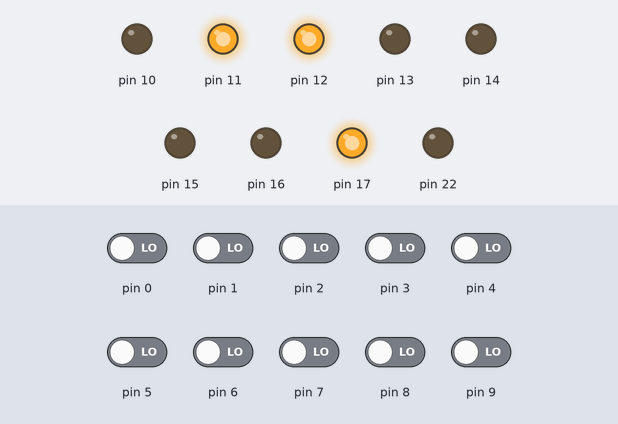
The sketch below on a simulated Arduino Uno, built with avr-gcc and run on an emulated ATmega328P. Parts: output pins drawn as LEDs (lit = HIGH). The test bench sets the inputs (shaded band); at power-on: pin 0–9 LOW.

Above: at 1.2 s.
1.3 s: pin 2 driven HIGH
At 2.1 s:
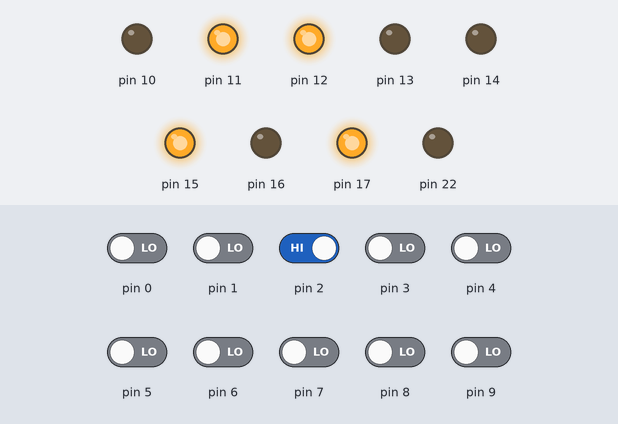
2.8 s: pin 3 driven HIGH
At 3.2 s:
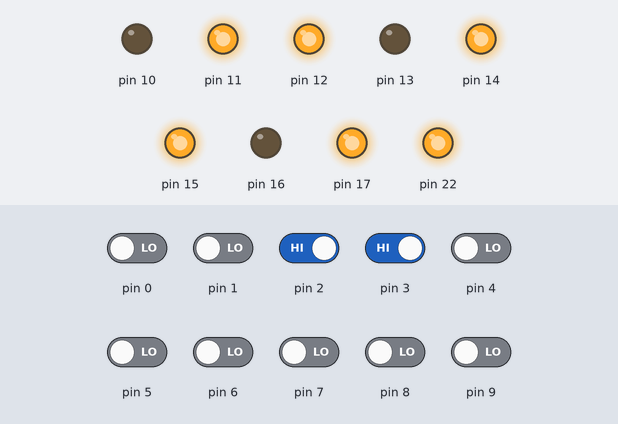
4.3 s: pin 4 driven HIGH
At 5.5 s:
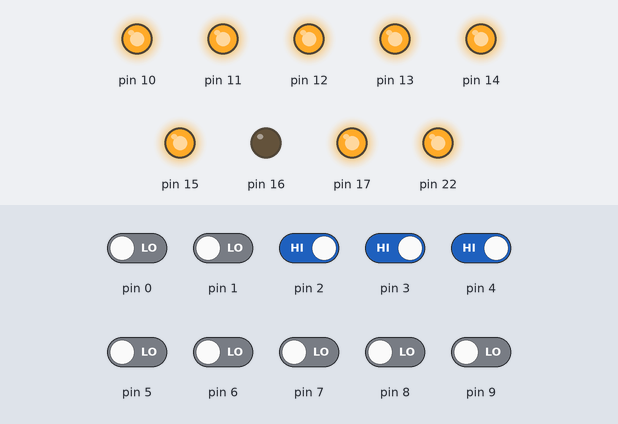
5.8 s: pin 5 driven HIGH
At 6.7 s:
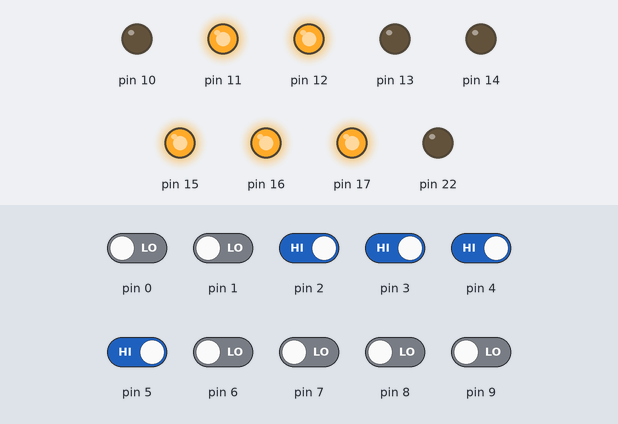
7.3 s: pin 8 driven HIGH
At 7.8 s:
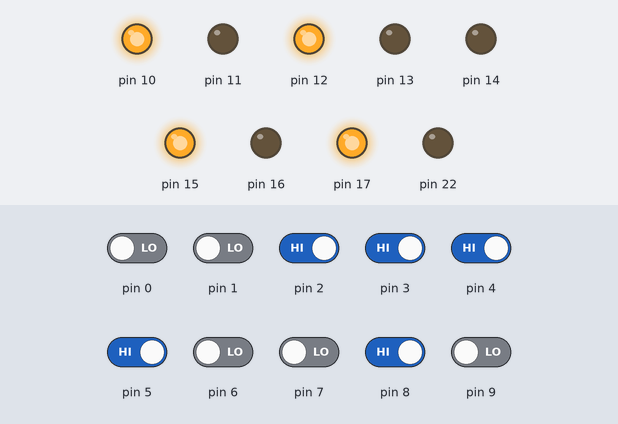
8.8 s: pin 7 driven HIGH
At 10.2 s:
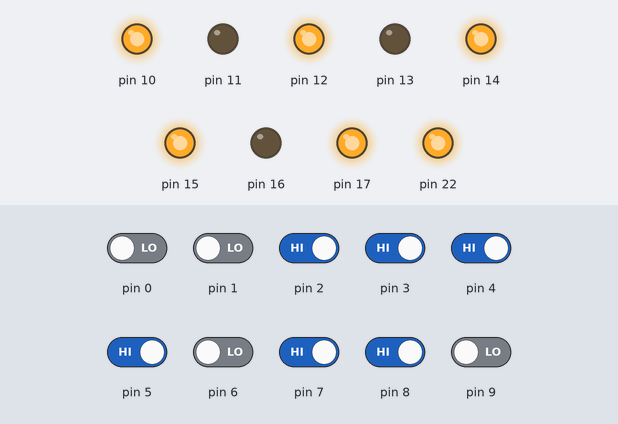
Timing chart, 0 to 11.3 s (numbered marks = the images above; inputs shaded):
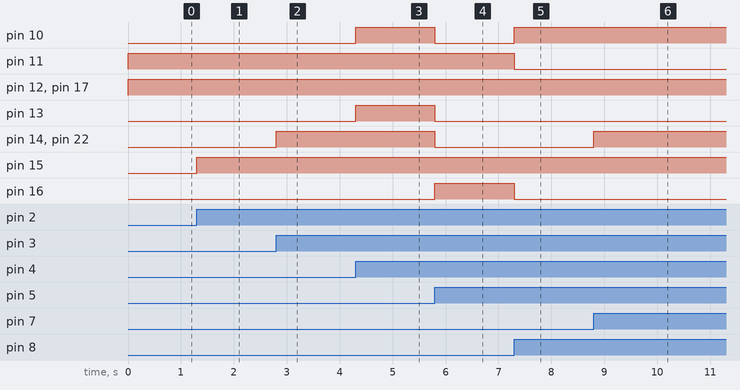

The sketch:

TD20_PROM_replacement_using_Atmel_AVR.ino
```cpp
// Replacement for the TD20A PROM.
// Circuit in use is an Atmel AVR Mega328, but can be adapted for any MCU with 16 free I/O lines.
// Written by Knut Baardsen September 2016 (knut@baso.no)
// Can be freely used and changed, but not for commercial usage!

byte data_in;
byte data_out;

// Data for 7.5 IPS (PINK color marking)
byte td20_75[256] = {
  0b10000110,0b10000110,0b10100110,0b11000101,0b10100110,0b10100010,0b10100001,0b11100001,
  0b10101110,0b10101010,0b10101001,0b11101001,0b10110110,0b10110010,0b10110001,0b11110001,
  0b11100101,0b10100101,0b11100110,0b10101101,0b10100111,0b10100001,0b10100001,0b10100001,
  0b10100111,0b10100001,0b10100001,0b10100001,0b10111111,0b10100101,0b10100101,0b10101101,
  0b10011110,0b11011111,0b10011110,0b11000101,0b10100110,0b11100011,0b10100001,0b11100001,
  0b10101110,0b11101011,0b10101001,0b11101001,0b10110110,0b11110011,0b10110001,0b11110001,
  0b11101101,0b10101101,0b01101111,0b10101110,0b10100111,0b10100001,0b10100001,0b10100001,
  0b10100111,0b10100001,0b10100001,0b10100001,0b11100110,0b10100101,0b11100110,0b10101101,
  0b10000110,0b10000110,0b10100110,0b11000101,0b10100110,0b10100010,0b10100001,0b11100001,
  0b10101110,0b10101010,0b10101001,0b11101001,0b10110110,0b10110010,0b10110001,0b11110001,
  0b11100101,0b10100101,0b11100110,0b10101101,0b10100111,0b10100001,0b10100001,0b10100001,
  0b10100111,0b10100001,0b10100001,0b10100001,0b10111111,0b10100101,0b10100101,0b10101101,
  0b10011110,0b11011111,0b10011110,0b11000101,0b10100110,0b11100011,0b10100001,0b11100001,
  0b10101110,0b11101011,0b10101001,0b11101001,0b10110110,0b11110011,0b10110001,0b11110001,
  0b11101101,0b10101101,0b01101111,0b10101110,0b10100111,0b10100001,0b10100001,0b10100001,
  0b10100111,0b10100001,0b10100001,0b10100001,0b11100110,0b10100101,0b11100110,0b10101101,
  0b10011110,0b10011110,0b10111110,0b11011101,0b10100010,0b10100010,0b10100001,0b11100001,
  0b10101010,0b10101010,0b10101001,0b11101001,0b10110010,0b10110010,0b10110001,0b11110001,
  0b11100101,0b10100101,0b11100110,0b10101101,0b10100011,0b10100001,0b10100001,0b10100001,
  0b10100011,0b10100001,0b10100001,0b10100001,0b10111111,0b10110101,0b10100101,0b10101101,
  0b10011110,0b11011111,0b10011101,0b11011101,0b10100010,0b11100011,0b10100001,0b11100001,
  0b10101010,0b11101011,0b10101001,0b11101001,0b10110010,0b11110011,0b10110001,0b11110001,
  0b11100101,0b10101101,0b01101111,0b10101110,0b10100011,0b10100001,0b10100001,0b10100001,
  0b10100011,0b10100001,0b10100001,0b10100001,0b11100110,0b10110101,0b11100110,0b10101101,
  0b10011110,0b10011110,0b10111110,0b11011101,0b10100010,0b10100010,0b10100001,0b11100001,
  0b10101010,0b10101010,0b10101001,0b11101001,0b10110010,0b10110010,0b10110001,0b11110001,
  0b11100101,0b10100101,0b11100110,0b10101101,0b10100011,0b10100001,0b10100001,0b10100001,
  0b10100011,0b10100001,0b10100001,0b10100001,0b10111111,0b10110101,0b10100101,0b10101101,
  0b10011110,0b11011111,0b10011101,0b11011101,0b10100010,0b11100011,0b10100001,0b11100001,
  0b10101010,0b11101011,0b10101001,0b11101001,0b10110010,0b11110011,0b10110001,0b11110001,
  0b11100101,0b10101101,0b01101111,0b10101110,0b10100011,0b10100001,0b10100001,0b10100001,
  0b10100011,0b10100001,0b10100001,0b10100001,0b11100110,0b10110101,0b11100110,0b10101101
};

// Data for 15 IPS (ORANGE color marking)
byte td20_15[256] = {
  0b10000110,0b10000110,0b10100110,0b11000101,0b10100110,0b10100010,0b10100001,0b11100001,
  0b10101110,0b10101010,0b10101001,0b11101001,0b10110110,0b10110010,0b10110001,0b11110001,
  0b11100101,0b10100101,0b11100110,0b10101101,0b10100111,0b10100001,0b10100001,0b10100001,
  0b10100111,0b10100001,0b10100001,0b10100001,0b10111111,0b10100101,0b10100101,0b10101101,
  0b10011110,0b11011111,0b10011110,0b11000101,0b10100110,0b11100011,0b10100001,0b11100001,
  0b10101110,0b11101011,0b10101001,0b11101001,0b10110110,0b11110011,0b10110001,0b11110001,
  0b11101101,0b10101101,0b01101111,0b10101110,0b10100111,0b10100001,0b10100001,0b10100001,
  0b10100111,0b10100001,0b10100001,0b10100001,0b11100110,0b10100101,0b11100110,0b10101101,
  0b10000110,0b10000110,0b10100110,0b11000101,0b10100110,0b10100010,0b10100001,0b11100001,
  0b10101110,0b10101010,0b10101001,0b11101001,0b10110110,0b10110010,0b10110001,0b11110001,
  0b11100101,0b10100101,0b11100110,0b10101101,0b10100111,0b10100001,0b10100001,0b10100001,
  0b10100111,0b10100001,0b10100001,0b10100001,0b10111111,0b10100101,0b10100101,0b10101101,
  0b10011110,0b11011111,0b10011110,0b11000101,0b10100110,0b11100011,0b10100001,0b11100001,
  0b10101110,0b11101011,0b10101001,0b11101001,0b10110110,0b11110011,0b10110001,0b11110001,
  0b11101101,0b10101101,0b01101111,0b10101110,0b10100111,0b10100001,0b10100001,0b10100001,
  0b10100111,0b10100001,0b10100001,0b10100001,0b11100110,0b10100101,0b11100110,0b10101101,
  0b10011110,0b10011110,0b10111110,0b11011101,0b10100010,0b10100010,0b10100001,0b11100001,
  0b10101010,0b10101010,0b10101001,0b11101001,0b10110010,0b10110010,0b10110001,0b11110001,
  0b11100101,0b10100101,0b11100110,0b10101101,0b10100011,0b10100001,0b10100001,0b10100001,
  0b10100011,0b10100001,0b10100001,0b10100001,0b10111111,0b10110101,0b10100101,0b10101101,
  0b10011110,0b11011111,0b10011101,0b11011101,0b10100010,0b11100011,0b10100001,0b11100001,
  0b10101010,0b11101011,0b10101001,0b11101001,0b10110010,0b11110011,0b10110001,0b11110001,
  0b11100101,0b10101101,0b01101111,0b10101110,0b10100011,0b10100001,0b10100001,0b10100001,
  0b10100011,0b10100001,0b10100001,0b10100001,0b11100110,0b10110101,0b11100110,0b10101101,
  0b10011010,0b10011010,0b10111010,0b11011001,0b10100010,0b10100010,0b10100001,0b11100001,
  0b10101010,0b10101010,0b10101001,0b11101001,0b10110010,0b10110010,0b10110001,0b11110001,
  0b11111001,0b10111001,0b11111010,0b10111001,0b10100011,0b10100001,0b10100001,0b10100001,
  0b10100011,0b10100001,0b10100001,0b10100001,0b10111011,0b10110101,0b10100101,0b10101101,
  0b10011010,0b11011011,0b10011010,0b11011001,0b10100010,0b11100011,0b10100001,0b11100001,
  0b10101010,0b11101011,0b10101001,0b11101001,0b10110010,0b11110011,0b10110001,0b11110001,
  0b11101001,0b10111001,0b01101111,0b10111010,0b10100011,0b10100001,0b10100001,0b10100001,
  0b10100011,0b10100001,0b10100001,0b10100001,0b11100110,0b10110101,0b11100110,0b10101101
};


void setup() {
  // Input is built up as (D7,D6,D5,D4,D3,D2,B1,B0) (MSB,LSB)
  // Output is built up as (C3,C2,C1,C0,B5,B4,B3,B2) (MSB,LSB)
  DDRB = 0x7C;
  DDRC = 0x0F;
}


void loop() {
  // Read input
  data_in  = (PIND & 0xFC) | (PINB & 0x03);

  // Get TD20 data for 7.5 IPS or for the TD20AL (logging)
  data_out = td20_75[data_in];
  // Get TD20 data for 15 IPS
  // data_out = td20_15[data_in];
  // NB! Remember to comment out the one not used!

  // Write output
  PORTB = (data_out << 2) & 0x7C;
  PORTC = ((data_out & 0xF0) >> 4) & 0x0F;
}
```

Measured:
- after the input at 1.3 s, pin 15: LOW → HIGH at once
- after the input at 2.8 s, pin 14, pin 22: LOW → HIGH at once
- after the input at 4.3 s, pin 10, pin 13: LOW → HIGH at once
- after the input at 5.8 s, pin 10, pin 13, pin 14, pin 22: HIGH → LOW at once; pin 16: LOW → HIGH at once
- after the input at 7.3 s, pin 10: LOW → HIGH at once; pin 11, pin 16: HIGH → LOW at once
- after the input at 8.8 s, pin 14, pin 22: LOW → HIGH at once
